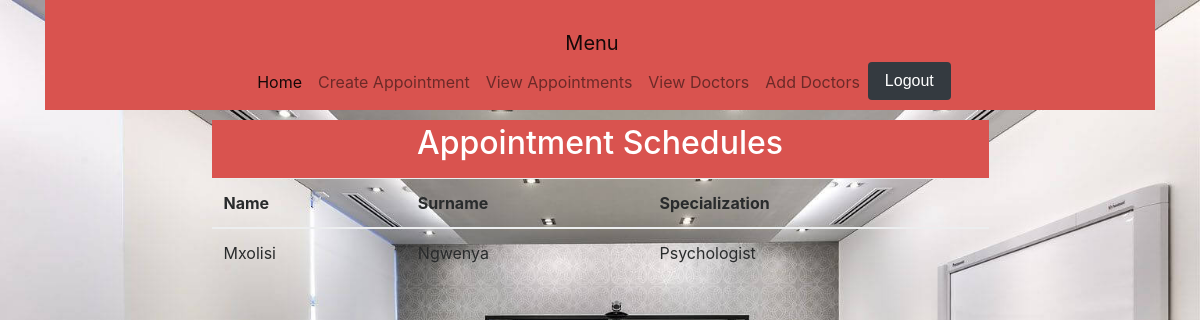
The app's page /doctors.php with its own data.
### tables this page shows
CREATE TABLE `doctor` (
  `doc_id` int(50) NOT NULL,
  `doc_name` text NOT NULL,
  `doc_surname` text NOT NULL,
  `specialty` text NOT NULL
);

### doctors.php (the view, shortened to what this page needs)
<?php
	include "connect.php";
?>
<!DOCTYPE html>
<html>
<head>
	<link rel="stylesheet" href="https://maxcdn.bootstrapcdn.com/bootstrap/4.0.0-alpha.6/css/bootstrap.min.css">
<link href="css/bootstrap/bootstrap.css" rel="stylesheet" type="text/css" media="screen">
<link href="css/bootstrap/bootstrap-grid.css" rel="stylesheet" type="text/css" media="screen">
<link rel="stylesheet" type="text/css" href="css/index.css" media="screen">
<link href="css/bootstrap/bootstrap-reboot.css" rel="stylesheet" type="text/css" media="screen">
</head>
<body>
	<div class="container">
		<nav class="navbar navbar-expand-lg navbar-light bg-danger">
  <a class="navbar-brand" href="#">Menu</a>
  <div class="collapse navbar-collapse" id="navbarSupportedContent">
    <ul class="navbar-nav mr-auto">
      <li class="nav-item active">
        <a class="nav-link" href="#">Home<span class="sr-only">(current)</span></a>
      </li>
      <li class="nav-item">
        <a class="nav-link" href="home.php">Create Appointment</a>
      </li>
      <li class="nav-item">
        <a class="nav-link" href="appointment.php">View Appointments</a>
      </li>
			<li class="nav-item">
        <a class="nav-link" href="doctors.php">View Doctors</a>
      </li>
			<li class="nav-item">
        <a class="nav-link" href="adoctor.php">Add Doctors</a>
      </li>
      <li class="nav-item">
        <form nethod="post" action="logout.php">
        	<button class="btn btn-dark" type="submit">Logout</button>
        </form>
      </li>
    </ul>
  </div>
</nav>
 <div class="panel">
 	<div class="panel-heading btn-danger">
 		<h1 id="header-text">Appointment Schedules</h1>
 	</div>
 	<div class="panel-body">
 		<table class="table table-hover">
    <thead>
      <tr>
        <th>Name</th>
        <th>Surname</th>
        <th>Specialization</th>
      </tr>
    </thead>
    <tbody>
    <?php
    	 $sql = "SELECT * FROM doctor";
    	  $result = $connect->query($sql);
    	 if (! $result){
   				throw new My_Db_Exception('Database error: ' . mysql_error());
		}else{
	    	 while ($row = $result->fetch_assoc()) {
	    	 		?>
						<tr>
	        				<td><?php  echo $row["doc_name"]?></td>
	        				<td><?php  echo $row["doc_surname"]?></td>
	        				<td><?php  echo $row["specialty"]?></td>
	      		</tr>
	    	 		<?php
	    	 }
    	 }
     ?>
    </tbody>
  </table>
 	</div>
 </div>
</div>
</body>
</html>

### css/index.css (style rules this page uses)
body { background-image: url('../images/bg.jpg'); background-repeat: no-repeat; background-size: cover; }
.panel { width: 70%; margin-left: 15%; margin-right: 15%; }
.panel-heading { margin-top: 10px; text-align: center; padding-bottom: 10px; padding-top: 5px; }

### records on screen
doctor: doc_name "Mxolisi", doc_surname "Ngwenya", specialty "Psychologist"
